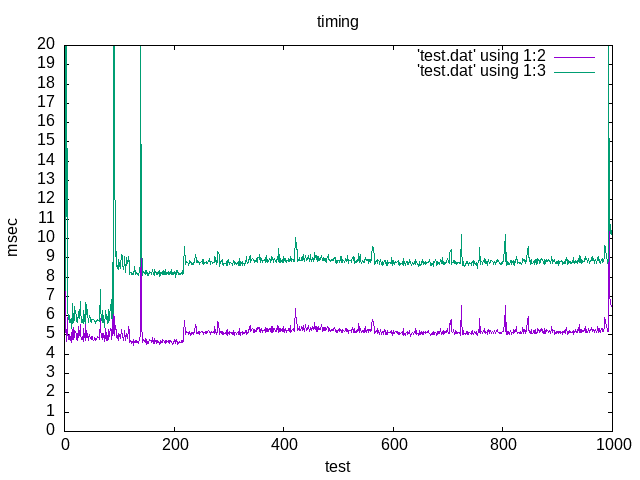

Write gnuplot code to recreate this figure.
#gnuplot script for timer1.c

set title "timing"
set xlabel "test"
set ylabel "msec"
set xr [0.0:1000.0]
set yr [0.0:20.0]
set ytics 1.0
set terminal png
set output "test.png"
plot 'test.dat' using 1:2 with lines, \
     'test.dat' using 1:3 with lines
